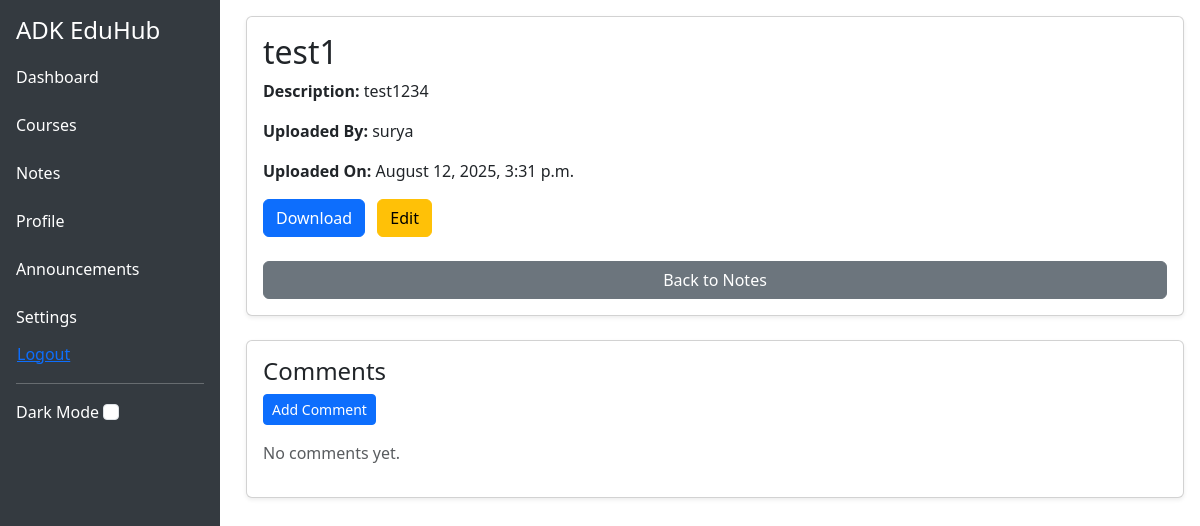
The app's page /notes/1/ (signed in), older data.
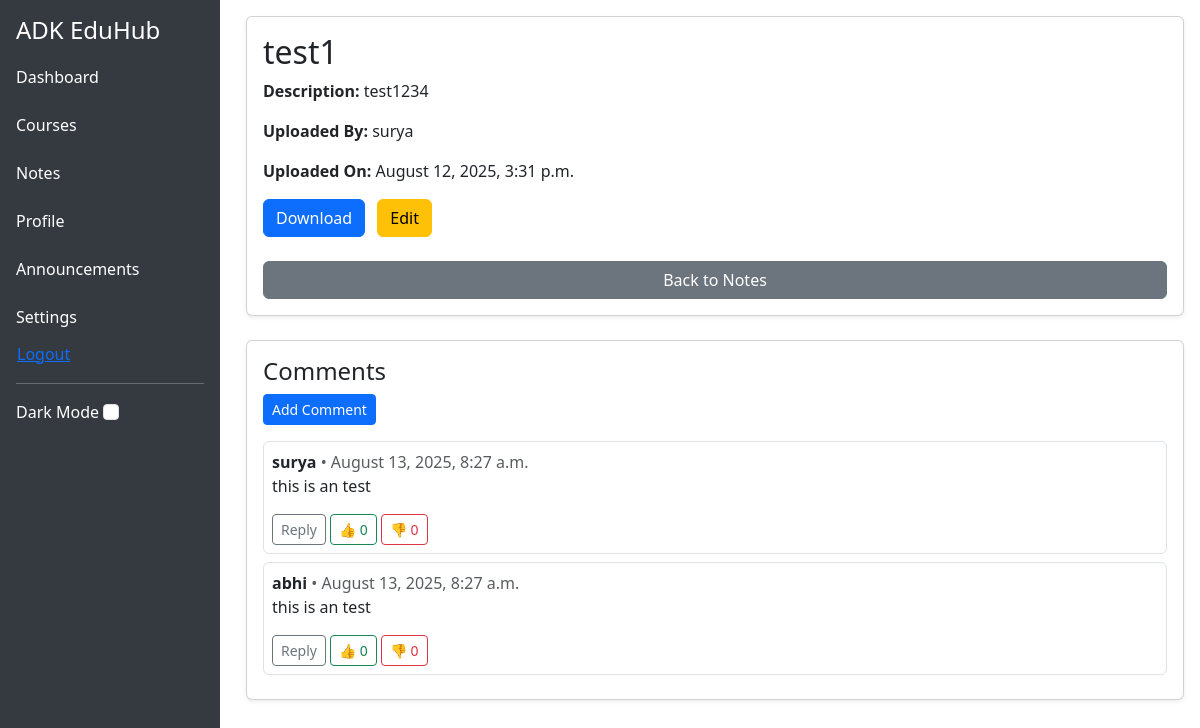
The same page, newer data.
### notes/models.py (models this page shows, shortened)
class Note(models.Model):
    title = models.CharField(max_length=255)
    description = models.TextField(blank=True, null=True)
    file = models.FileField(upload_to='notes/')
    uploaded_by = models.ForeignKey(settings.AUTH_USER_MODEL, on_delete=models.CASCADE)
    uploaded_at = models.DateTimeField(auto_now_add=True)

class NoteComment(models.Model):
    note = models.ForeignKey(Note, on_delete=models.CASCADE, related_name='comments')
    user = models.ForeignKey(settings.AUTH_USER_MODEL, on_delete=models.CASCADE)
    parent = models.ForeignKey('self', null=True, blank=True, on_delete=models.CASCADE, related_name='replies')
    content = models.TextField()
    created_at = models.DateTimeField(auto_now_add=True)
    likes = models.ManyToManyField(settings.AUTH_USER_MODEL, related_name='comment_likes', blank=True)
    dislikes = models.ManyToManyField(settings.AUTH_USER_MODEL, related_name='comment_dislikes', blank=True)

### core/models.py (models this page shows, shortened)
class CustomUser(AbstractUser):
    ROLE_CHOICES = (
        ('admin', 'Admin'),
        ('teacher', 'Teacher'),
        ('student', 'Student'),
    )
    role = models.CharField(max_length=10, choices=ROLE_CHOICES)

### notes/views.py (the view)
# urls.py: path('<int:pk>/', views.note_detail, name='note_detail'),
@login_required
def note_detail(request, pk):
    note = get_object_or_404(Note, pk=pk)
    comments = note.comments.filter(parent__isnull=True).order_by('-created_at')  # top-level comments
    if request.method == 'POST':
        form = NoteCommentForm(request.POST)
        if form.is_valid():
            comment = form.save(commit=False)
            comment.user = request.user
            comment.note = note
            comment.save()
            messages.success(request, "Comment added!")
            return redirect('notes:note_detail', pk=note.pk)
    else:
        form = NoteCommentForm()
    return render(request, 'notes/note_detail.html', {
        'note': note,
        'comments': comments,
        'form': form
    })

### notes/forms.py
class NoteCommentForm(forms.ModelForm):
    class Meta:
        model = NoteComment
        fields = ['content']

### notes/templates/notes/note_detail.html (shortened to what this page needs)
{% extends 'core/base.html' %}
{% block content %}
<div class="card p-3 shadow-sm mb-4">
    <h2>{{ note.title }}</h2>
    <p><strong>Description:</strong> {{ note.description|default:"No description provided" }}</p>
    <p><strong>Uploaded By:</strong> {{ note.uploaded_by.get_full_name|default:note.uploaded_by.username }}</p>
    <p><strong>Uploaded On:</strong> {{ note.uploaded_at|date:"F j, Y, g:i a" }}</p>
    <p>
        <a href="{{ note.file.url }}" class="btn btn-primary" download>Download</a>
        {% if user.role|lower == "admin" %}
            <a href="{% url 'notes:note_edit' note.pk %}" class="btn btn-warning ms-2">Edit</a>
            <a href="{% url 'notes:note_delete' note.pk %}" class="btn btn-danger ms-1">Delete</a>
        {% elif user.role|lower == "teacher" %}
            <a href="{% url 'notes:note_edit' note.pk %}" class="btn btn-warning ms-2">Edit</a>
        {% endif %}
    </p>
    <a href="{% url 'notes:note_list' %}" class="btn btn-secondary mt-2">Back to Notes</a>
</div>
<div class="card p-3 shadow-sm">
    <h4>Comments</h4>
    {% if user.is_authenticated %}
    <form method="post" id="comment-form" class="mb-3">
        <button type="submit" class="btn btn-primary btn-sm">Add Comment</button>
    </form>
    {% else %}
    <p class="text-muted">Please <a href="{% url 'login' %}">login</a> to comment.</p>
    {% endif %}
    <div class="comments-list">
        {% for comment in comments %}
            <div class="border p-2 mb-2 rounded comment-item" id="comment-{{ comment.pk }}">
                <strong>{{ comment.user.get_full_name|default:comment.user.username }}</strong>
                <span class="text-muted">• {{ comment.created_at|date:"F j, Y, g:i a" }}</span>
                <p>{{ comment.content }}</p>
                {% if user.is_authenticated %}
                    <button class="btn btn-sm btn-outline-secondary reply-btn" data-id="{{ comment.pk }}">Reply</button>
                {% endif %}
                <button class="btn btn-sm btn-outline-success like-btn" data-id="{{ comment.pk }}">
                    👍 <span class="like-count">{{ comment.likes.count }}</span>
                </button>
                <button class="btn btn-sm btn-outline-danger dislike-btn" data-id="{{ comment.pk }}">
                    👎 <span class="dislike-count">{{ comment.dislikes.count }}</span>
                </button>
            </div>
        {% empty %}
            <p class="text-muted">No comments yet.</p>
        {% endfor %}
    </div>
</div>
{% endblock %}

### templates/core/base.html (shortened to what this page needs)
<!DOCTYPE html>
{% load static %}
<html lang="en" data-theme="light">
<head>
    <link href="https://cdn.jsdelivr.net/npm/bootstrap@5.3.0/dist/css/bootstrap.min.css" rel="stylesheet">
    <link href="{% static 'css/styles.css' %}" rel="stylesheet" />
</head>
<body>
    <div class="sidebar">
        <h4>ADK EduHub</h4>
        <nav>
            <a href="{% url 'dashboard' %}">Dashboard</a>
            <a href="{% url 'course_list' %}">Courses</a>
            <a href="{% url 'notes:note_list' %}">Notes</a>
            <a href="{% url 'profile' %}">Profile</a>
            <a href="{% url 'announcements:announcement_list' %}">Announcements</a>
            <a href="{% url 'settings' %}">Settings</a>
            <form action="{% url 'logout' %}" method="post" style="display: inline;">
             <button type="submit" class="btn btn-link p-0 m-0 align-baseline">Logout</button>
            </form>
        </nav>
        <hr />
        <div>
            <label for="darkModeToggle" class="form-check-label">Dark Mode</label>
            <input type="checkbox" id="darkModeToggle" class="form-check-input" />
        </div>
    </div>
    <main>
        {% block content %}{% endblock %}
    </main>
</body>
</html>

### templates/core/base.html (style rules this page uses)
.sidebar { height: 100vh; background-color: #343a40; color: white; padding: 1rem; position: fixed; width: 220px; top: 0; left: 0; overflow-y: auto; }
.sidebar a { color: white; display: block; padding: 0.75rem 0; text-decoration: none; border-radius: 4px; }
main { margin-left: 230px; padding: 1rem; }

Row changes from the older to the newer data that the page shows:
added NoteComment: user.get_full_name "surya", created_at "August 13, 2025, 8:27 a.m.", content "this is an test", likes.count "0", dislikes.count "0"
added NoteComment: user.get_full_name "abhi", created_at "August 13, 2025, 8:27 a.m.", content "this is an test", likes.count "0", dislikes.count "0"
Text that changed along with them:
text no longer shown: "No comments yet."
